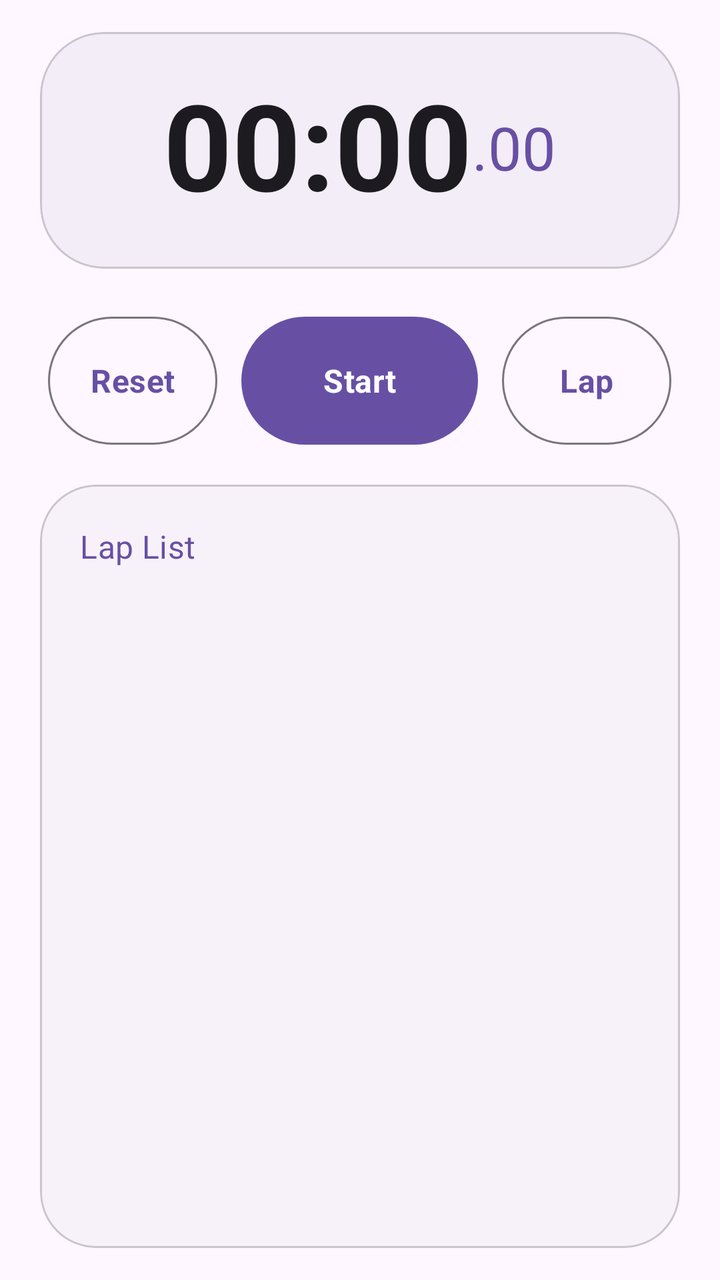
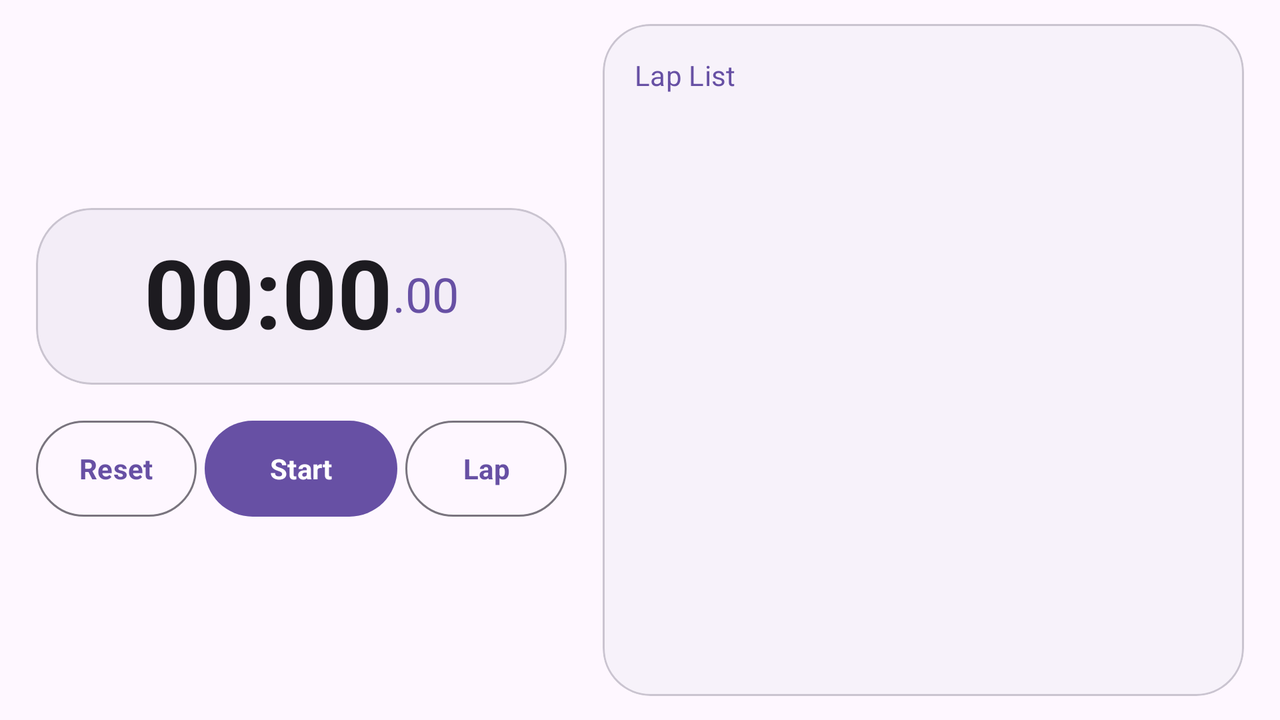

The same Android screen from two of the app's own layout files: first res/layout/ as a phone draws it, then the repository's variant for another configuration, drawn on a device whose configuration selects that folder. Both files follow.
<!-- AndroidManifest.xml: application theme Theme.Alarmiq -->
<!-- res/layout/fragment_stopwatch.xml -->
<?xml version="1.0" encoding="utf-8"?>
<androidx.constraintlayout.widget.ConstraintLayout
    xmlns:android="http://schemas.android.com/apk/res/android"
    xmlns:app="http://schemas.android.com/apk/res-auto"
    xmlns:tools="http://schemas.android.com/tools"
    android:id="@+id/stopwatchRoot"
    android:layout_width="match_parent"
    android:layout_height="match_parent">

    <com.google.android.material.card.MaterialCardView
        android:id="@+id/cardClock"
        android:layout_width="match_parent"
        android:layout_height="wrap_content"
        android:layout_marginHorizontal="20dp"
        android:layout_marginTop="16dp"
        app:cardBackgroundColor="?attr/colorSurfaceContainer"
        app:cardElevation="0dp"
        app:cardCornerRadius="32dp"
        app:layout_constraintTop_toTopOf="parent"
        app:layout_constraintStart_toStartOf="parent"
        app:layout_constraintEnd_toEndOf="parent">

        <LinearLayout
            android:layout_width="match_parent"
            android:layout_height="wrap_content"
            android:orientation="horizontal"
            android:gravity="center"
            android:baselineAligned="true"
            android:paddingHorizontal="16dp"
            android:paddingVertical="24dp">

            <TextView
                android:id="@+id/txtMain"
                android:layout_width="wrap_content"
                android:layout_height="wrap_content"
                android:textColor="?attr/colorOnSurface"
                android:textSize="60sp"
                android:fontFeatureSettings="tnum"
                android:textStyle="bold"
                android:includeFontPadding="false"
                tools:text="00:00" />

            <TextView
                android:id="@+id/txtFraction"
                android:layout_width="wrap_content"
                android:layout_height="wrap_content"
                android:textColor="?attr/colorPrimary"
                android:textSize="30sp"
                android:fontFeatureSettings="tnum"
                android:includeFontPadding="false"
                tools:text=".00" />
        </LinearLayout>
    </com.google.android.material.card.MaterialCardView>

    <LinearLayout
        android:id="@+id/buttonGroup"
        android:layout_width="match_parent"
        android:layout_height="wrap_content"
        android:layout_marginHorizontal="24dp"
        android:layout_marginTop="20dp"
        android:orientation="horizontal"
        android:gravity="center"
        app:layout_constraintTop_toBottomOf="@id/cardClock"
        app:layout_constraintStart_toStartOf="parent"
        app:layout_constraintEnd_toEndOf="parent">

        <com.google.android.material.button.MaterialButton
            android:id="@+id/btnReset"
            style="?attr/materialButtonOutlinedStyle"
            android:layout_width="0dp"
            android:layout_weight="1"
            android:layout_height="72dp"
            android:layout_marginEnd="12dp"
            android:paddingHorizontal="0dp"
            android:textAppearance="@style/TextAppearance.Material3.TitleMedium"
            android:textStyle="bold"
            android:text="@string/reset"
            app:cornerRadius="36dp" />

        <com.google.android.material.button.MaterialButton
            android:id="@+id/btnStartPause"
            android:layout_width="0dp"
            android:layout_weight="1.4"
            android:layout_height="72dp"
            android:paddingHorizontal="0dp"
            android:textAppearance="@style/TextAppearance.Material3.TitleMedium"
            android:textStyle="bold"
            android:text="@string/start"
            app:cornerRadius="36dp" />

        <com.google.android.material.button.MaterialButton
            android:id="@+id/btnLap"
            style="?attr/materialButtonOutlinedStyle"
            android:layout_width="0dp"
            android:layout_weight="1"
            android:layout_height="72dp"
            android:layout_marginStart="12dp"
            android:paddingHorizontal="0dp"
            android:textAppearance="@style/TextAppearance.Material3.TitleMedium"
            android:textStyle="bold"
            android:text="@string/lap"
            app:cornerRadius="36dp" />
    </LinearLayout>

    <com.google.android.material.card.MaterialCardView
        android:id="@+id/cardLaps"
        android:layout_width="match_parent"
        android:layout_height="0dp"
        android:layout_marginHorizontal="20dp"
        android:layout_marginTop="16dp"
        android:layout_marginBottom="16dp"
        app:cardBackgroundColor="?attr/colorSurfaceContainerLow"
        app:cardElevation="0dp"
        app:cardCornerRadius="28dp"
        app:layout_constraintTop_toBottomOf="@id/buttonGroup"
        app:layout_constraintBottom_toBottomOf="parent"
        app:layout_constraintStart_toStartOf="parent"
        app:layout_constraintEnd_toEndOf="parent">

        <LinearLayout
            android:layout_width="match_parent"
            android:layout_height="match_parent"
            android:orientation="vertical">

            <TextView
                android:layout_width="match_parent"
                android:layout_height="wrap_content"
                android:paddingHorizontal="20dp"
                android:paddingTop="20dp"
                android:paddingBottom="8dp"
                android:text="Lap List"
                android:textAppearance="@style/TextAppearance.Material3.TitleMedium"
                android:textColor="?attr/colorPrimary" />

            <androidx.recyclerview.widget.RecyclerView
                android:id="@+id/recyclerLaps"
                android:layout_width="match_parent"
                android:layout_height="match_parent"
                android:clipToPadding="false"
                android:nestedScrollingEnabled="false"
                android:paddingHorizontal="16dp"
                android:paddingBottom="16dp" />
        </LinearLayout>
    </com.google.android.material.card.MaterialCardView>

</androidx.constraintlayout.widget.ConstraintLayout>
<!-- resources referenced by this layout -->
<resources>
  <string name="lap">Lap</string>
  <string name="reset">Reset</string>
  <string name="start">Start</string>
  <style name="Theme.Alarmiq" parent="Base.Theme.Alarmiq" />
  <style name="Base.Theme.Alarmiq" parent="Theme.Material3.DayNight.NoActionBar">
          <item name="android:statusBarColor">@android:color/transparent</item>
          <item name="android:navigationBarColor">@android:color/transparent</item>
          <item name="android:windowBackground">?attr/colorSurface</item>
          <item name="materialAlertDialogTheme">@style/Theme.Alarmiq.AlertDialog</item>
          <item name="shapeAppearanceSmallComponent">@style/ShapeAppearance.Alarmiq.Small</item>
          <item name="shapeAppearanceMediumComponent">@style/ShapeAppearance.Alarmiq.Medium</item>
          <item name="shapeAppearanceLargeComponent">@style/ShapeAppearance.Alarmiq.Large</item>
          <item name="android:fontFamily">sans-serif</item>
      </style>
  <style name="Theme.Alarmiq.AlertDialog" parent="ThemeOverlay.Material3.MaterialAlertDialog">
          <item name="shapeAppearance">@style/ShapeAppearance.Alarmiq.Large</item>
      </style>
  <style name="ShapeAppearance.Alarmiq.Small" parent="ShapeAppearance.Material3.SmallComponent">
          <item name="cornerFamily">rounded</item>
          <item name="cornerSize">14dp</item>
      </style>
  <style name="ShapeAppearance.Alarmiq.Medium" parent="ShapeAppearance.Material3.MediumComponent">
          <item name="cornerFamily">rounded</item>
          <item name="cornerSize">22dp</item>
      </style>
  <style name="ShapeAppearance.Alarmiq.Large" parent="ShapeAppearance.Material3.LargeComponent">
          <item name="cornerFamily">rounded</item>
          <item name="cornerSize">32dp</item>
      </style>
</resources>
<!-- res/layout-land/fragment_stopwatch.xml (the repository's variant of the layout above) -->
<!-- drawn on the phone turned sideways -->
<?xml version="1.0" encoding="utf-8"?>
<androidx.constraintlayout.widget.ConstraintLayout
    xmlns:android="http://schemas.android.com/apk/res/android"
    xmlns:app="http://schemas.android.com/apk/res-auto"
    xmlns:tools="http://schemas.android.com/tools"
    android:id="@+id/stopwatchRoot"
    android:layout_width="match_parent"
    android:layout_height="match_parent"
    android:padding="12dp">

    
    <androidx.constraintlayout.widget.Guideline
        android:id="@+id/guideline"
        android:layout_width="wrap_content"
        android:layout_height="wrap_content"
        android:orientation="vertical"
        app:layout_constraintGuide_percent="0.45" />

    
    <com.google.android.material.card.MaterialCardView
        android:id="@+id/cardClock"
        android:layout_width="0dp"
        android:layout_height="wrap_content"
        android:layout_margin="6dp"
        app:cardBackgroundColor="?attr/colorSurfaceContainer"
        app:cardElevation="0dp"
        app:cardCornerRadius="28dp"
        app:layout_constraintTop_toTopOf="parent"
        app:layout_constraintBottom_toTopOf="@+id/buttonGroup"
        app:layout_constraintStart_toStartOf="parent"
        app:layout_constraintEnd_toStartOf="@+id/guideline"
        app:layout_constraintVertical_chainStyle="packed">

        <LinearLayout
            android:layout_width="match_parent"
            android:layout_height="wrap_content"
            android:orientation="horizontal"
            android:gravity="center"
            android:baselineAligned="true"
            android:paddingHorizontal="12dp"
            android:paddingVertical="16dp">

            <TextView
                android:id="@+id/txtMain"
                android:layout_width="wrap_content"
                android:layout_height="wrap_content"
                android:textColor="?attr/colorOnSurface"
                android:textSize="48sp"
                android:fontFeatureSettings="tnum"
                android:textStyle="bold"
                android:includeFontPadding="false"
                tools:text="00:00" />

            <TextView
                android:id="@+id/txtFraction"
                android:layout_width="wrap_content"
                android:layout_height="wrap_content"
                android:textColor="?attr/colorPrimary"
                android:textSize="24sp"
                android:fontFeatureSettings="tnum"
                android:includeFontPadding="false"
                tools:text=".00" />
        </LinearLayout>
    </com.google.android.material.card.MaterialCardView>

    <LinearLayout
        android:id="@+id/buttonGroup"
        android:layout_width="0dp"
        android:layout_height="wrap_content"
        android:layout_marginHorizontal="6dp"
        android:layout_marginTop="8dp"
        android:orientation="horizontal"
        android:gravity="center"
        app:layout_constraintTop_toBottomOf="@id/cardClock"
        app:layout_constraintBottom_toBottomOf="parent"
        app:layout_constraintStart_toStartOf="parent"
        app:layout_constraintEnd_toStartOf="@+id/guideline">

        <com.google.android.material.button.MaterialButton
            android:id="@+id/btnReset"
            style="?attr/materialButtonOutlinedStyle"
            android:layout_width="0dp"
            android:layout_weight="1"
            android:layout_height="56dp"
            android:layout_marginEnd="4dp"
            android:paddingHorizontal="0dp"
            android:textAppearance="@style/TextAppearance.Material3.TitleSmall"
            android:textStyle="bold"
            android:text="@string/reset"
            app:cornerRadius="28dp" />

        <com.google.android.material.button.MaterialButton
            android:id="@+id/btnStartPause"
            android:layout_width="0dp"
            android:layout_weight="1.2"
            android:layout_height="56dp"
            android:paddingHorizontal="0dp"
            android:textAppearance="@style/TextAppearance.Material3.TitleSmall"
            android:textStyle="bold"
            android:text="@string/start"
            app:cornerRadius="28dp" />

        <com.google.android.material.button.MaterialButton
            android:id="@+id/btnLap"
            style="?attr/materialButtonOutlinedStyle"
            android:layout_width="0dp"
            android:layout_weight="1"
            android:layout_height="56dp"
            android:layout_marginStart="4dp"
            android:paddingHorizontal="0dp"
            android:textAppearance="@style/TextAppearance.Material3.TitleSmall"
            android:textStyle="bold"
            android:text="@string/lap"
            app:cornerRadius="28dp" />
    </LinearLayout>

    
    <com.google.android.material.card.MaterialCardView
        android:id="@+id/cardLaps"
        android:layout_width="0dp"
        android:layout_height="0dp"
        android:layout_marginStart="12dp"
        android:layout_marginEnd="6dp"
        app:cardBackgroundColor="?attr/colorSurfaceContainerLow"
        app:cardElevation="0dp"
        app:cardCornerRadius="24dp"
        app:layout_constraintTop_toTopOf="parent"
        app:layout_constraintBottom_toBottomOf="parent"
        app:layout_constraintStart_toEndOf="@id/guideline"
        app:layout_constraintEnd_toEndOf="parent">

        <LinearLayout
            android:layout_width="match_parent"
            android:layout_height="match_parent"
            android:orientation="vertical">

            <TextView
                android:layout_width="match_parent"
                android:layout_height="wrap_content"
                android:paddingHorizontal="16dp"
                android:paddingTop="16dp"
                android:paddingBottom="4dp"
                android:text="Lap List"
                android:textAppearance="@style/TextAppearance.Material3.TitleSmall"
                android:textColor="?attr/colorPrimary" />

            <androidx.recyclerview.widget.RecyclerView
                android:id="@+id/recyclerLaps"
                android:layout_width="match_parent"
                android:layout_height="match_parent"
                android:clipToPadding="false"
                android:nestedScrollingEnabled="false"
                android:paddingHorizontal="12dp"
                android:paddingBottom="12dp" />
        </LinearLayout>
    </com.google.android.material.card.MaterialCardView>

</androidx.constraintlayout.widget.ConstraintLayout>
